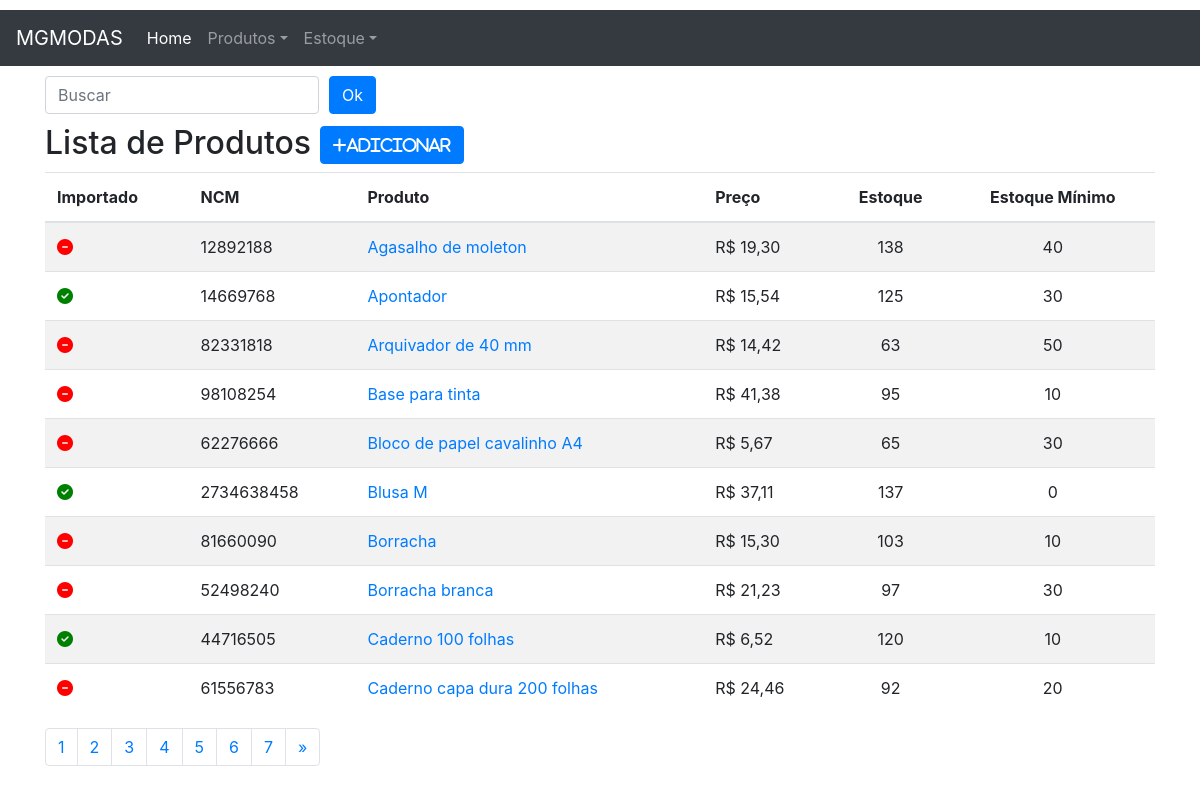
/produto/, run on an earlier commit of the app's database.
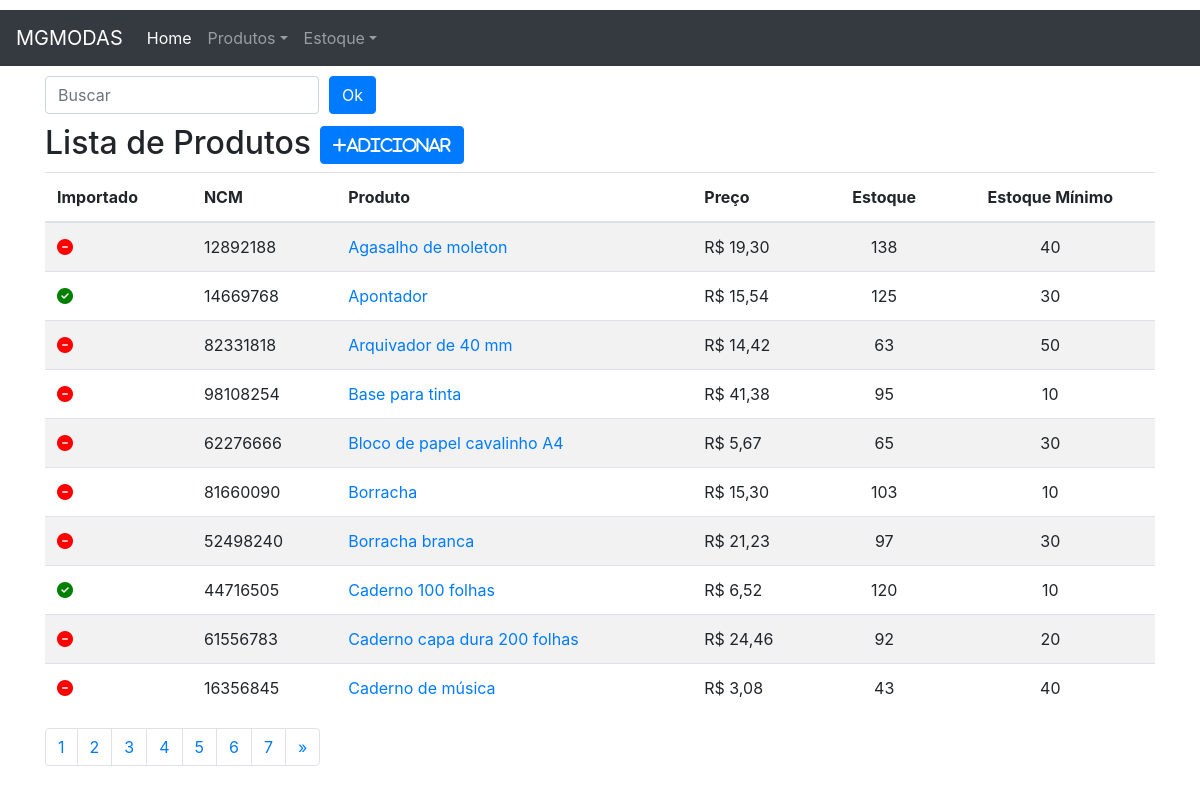
And on a later commit of the database.
### produto/models.py (models this page shows, shortened)
class Produto(models.Model):
    importado = models.BooleanField(default=False)
    ncm= models.CharField('NCM',max_length=10)
    produto = models.CharField('Produto',max_length=100, unique=True)
    preco= models.DecimalField('preço',decimal_places=2,max_digits=10)
    estoque= models.IntegerField('estoque atual',)
    estoque_minimo= models.PositiveIntegerField('estoque minimo',default=0)
    categoria= models.ForeignKey('Categoria',on_delete=models.SET_NULL, null=True, blank=True)
    class Meta:
        ordering = ('produto',)
    def get_absolute_url(self):
        return reverse_lazy('produto:produto_detail', kwargs={'pk': self.pk})

### produto/views.py (the view)
# urls.py: path('', v.ProdutoList.as_view(), name='produto_list'),
class ProdutoList(ListView):
    model = Produto
    template_name = 'produto_list.html'
    paginate_by = 10

### produto/templates/produto_list.html (shortened to what this page needs)
{% extends "base.html"%}
{% block content %}
    <div class="row">
        <div class="col-sm-6">
            <form action="." method="GET" class="form-inline">
                <input type="text" id="search" name="search" class="form-control" placeholder="Buscar">
                <input type="submit" class="btn btn-primary" style="margin: 10px" value="Ok">
            </form>
        </div>
    </div>
    <div class="page-header">
        <h2> Lista de Produtos
            <span class=" pull-right">
                <a href="{% url 'produto:produto_add' %}">
                    <button type="button" class="btn btn-primary">
                        <span class="fa fa-plus">Adicionar</span>
                    </button>
                </a>
            </span>
        </h2>
        {% if object_list %}
            <table class="table table-striped">
                <thead>
                    <tr>
                        <th>Importado</th>
                        <th>NCM</th>
                        <th>Produto</th>
                        <th>Preço</th>
                        <th class="text-center">Estoque</th>
                        <th class="text-center">Estoque Mínimo</th>
                    </tr>
                </thead>
                <tbody>
                    {% for object in object_list %}
                            <tr>
                                <td>
                                    {% if object.importado %}
                                        <i class=" fa fa-check-circle ok"></i>
                                    {% else %}
                                        <i class=" fa fa-minus-circle no"></i>
                                    {% endif %}
                                </td>
                                <td>{{object.ncm}}</td>
                                <td>
                                    <a href="{{object.get_absolute_url }}">{{ object.produto }}</a>
                                </td>
                                <td>R$ <span class=" pull right">{{object.preco}}</span></td>
                                <td class="text-center">{{object.estoque}}</td>
                                <td class="text-center">{{object.estoque_minimo}}</td>
                            </tr>
                        {% endfor %}
                    </tbody>
            </table>
        {% else %}
            <p class="alert alert warning"> Sem itens na lista.</p>
        {% endif%}
    </div>
{% include "includes/pagination.html" %}
{% endblock content %}

### core/templates/base.html (shortened to what this page needs)
<!doctype html>
<html lang="en">
{% load static %}
<head>
    <link rel="stylesheet" href="https://cdn.jsdelivr.net/npm/bootstrap@4.6.2/dist/css/bootstrap.min.css">
    <link rel="stylesheet" href="https://stackpath.bootstrapcdn.com/font-awesome/4.7.0/css/font-awesome.min.css">
    <link href="https://cdnjs.cloudflare.com/ajax/libs/select2/4.0.6-rc.0/css/select2.min.css" rel="stylesheet" />
    <link rel="stylesheet" href="{% static 'css/style.css' %}">
  </head>
  <body>
      {% include "includes/nav.html" %}
    <div class="container">
        {% block content %}{% endblock content %}
    </div>
  </body>
</html>

### core/templates/includes/nav.html (shortened to what this page needs)
<nav class="navbar navbar-expand-md navbar-dark bg-dark fixed top">
  <a class="navbar-brand" href="#">MGMODAS</a>
  <div class="collapse navbar-collapse" id="navbarsExampleDefault">
    <ul class="navbar-nav mr-auto">
      <li class="nav-item active">
        <a class="nav-link" href="{% url 'core:index' %}">Home <span class="sr-only">(current)</span></a>
      </li>
      <li class="nav-item dropdown">
        <a class="nav-link dropdown-toggle" href="#" id="dropdown01" data-toggle="dropdown" aria-haspopup="true" aria-expanded="false">Produtos</a>
      </li>
      <li class="nav-item dropdown">
        <a class="nav-link dropdown-toggle" href="#" id="dropdown02" data-toggle="dropdown" aria-haspopup="true" aria-expanded="false">Estoque</a>
      </li>
    </ul>
  </div>
</nav>

### core/templates/includes/pagination.html (shortened to what this page needs)
<div class="row text-center">
  <div class="col-lg-12">
    <ul class="pagination">
      {% for pg in page_obj.paginator.page_range %}
        {% if pg == 1 or pg == 2 or pg == 3 or pg == page_obj.paginator.num_pages or pg == page_obj.paginator.num_pages|add:'-1' or pg == page_obj.paginator.num_pages|add:'-2' %}
          <li class="page-item"><a class="page-link" href="?page={{ pg }}{% if request.GET.q %}&q={{ request.GET.q }}{% endif %}">{{ pg }}</a></li>
        {% else %}
          {% if page_obj.number == pg %}
            <li class="page-item active"><a class="page-link" href="?page={{ pg }}">{{ pg }}</a></li>
          {% elif pg > page_obj.number|add:'-4' and pg < page_obj.number|add:'4' %}
            <li class="page-item"><a class="page-link" href="?page={{ pg }}{% if request.GET.q %}&q={{ request.GET.q }}{% endif %}">{{ pg }}</a></li>
          {% elif pg == page_obj.number|add:'-4' or pg == page_obj.number|add:'4' %}
            <li class="page-item"><a class="page-link" href="">...</a></li>
          {% endif %}
        {% endif %}
      {% endfor %}
      {% if page_obj.has_next %}
        <li class="page-item"><a class="page-link" href="?page={{ page_obj.next_page_number }}&q={{ request.GET.q }}">&raquo;</a></li>
      {% endif %}
    </ul>
  </div>
</div>

### core/static/css/style.css (style rules this page uses)
body { margin-top: 10px; }
.ok { color: green; }
.no { color: red; }

What changed in the data, as far as the page shows it:
removed Produto: importado True (drawn), ncm "2734638458", produto "Blusa M", preco "37,11", estoque "137", estoque_minimo "0"
added Produto: importado False (drawn), ncm "16356845", produto "Caderno de música", preco "3,08", estoque "43", estoque_minimo "40"
